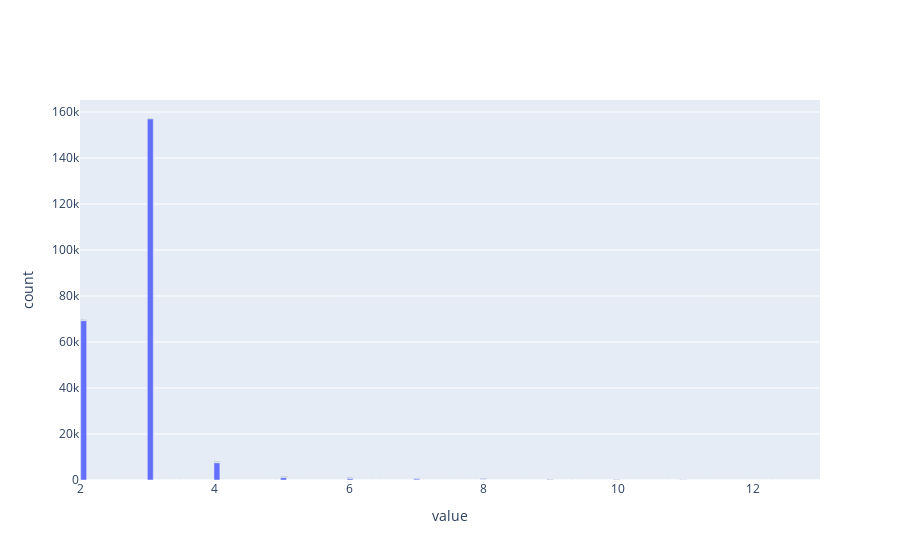

The notebook cell saved with this chart:
### Markdown cell above
### TLDLength

### Code cell
df1[['TLDLength']].hist(bins=100)
